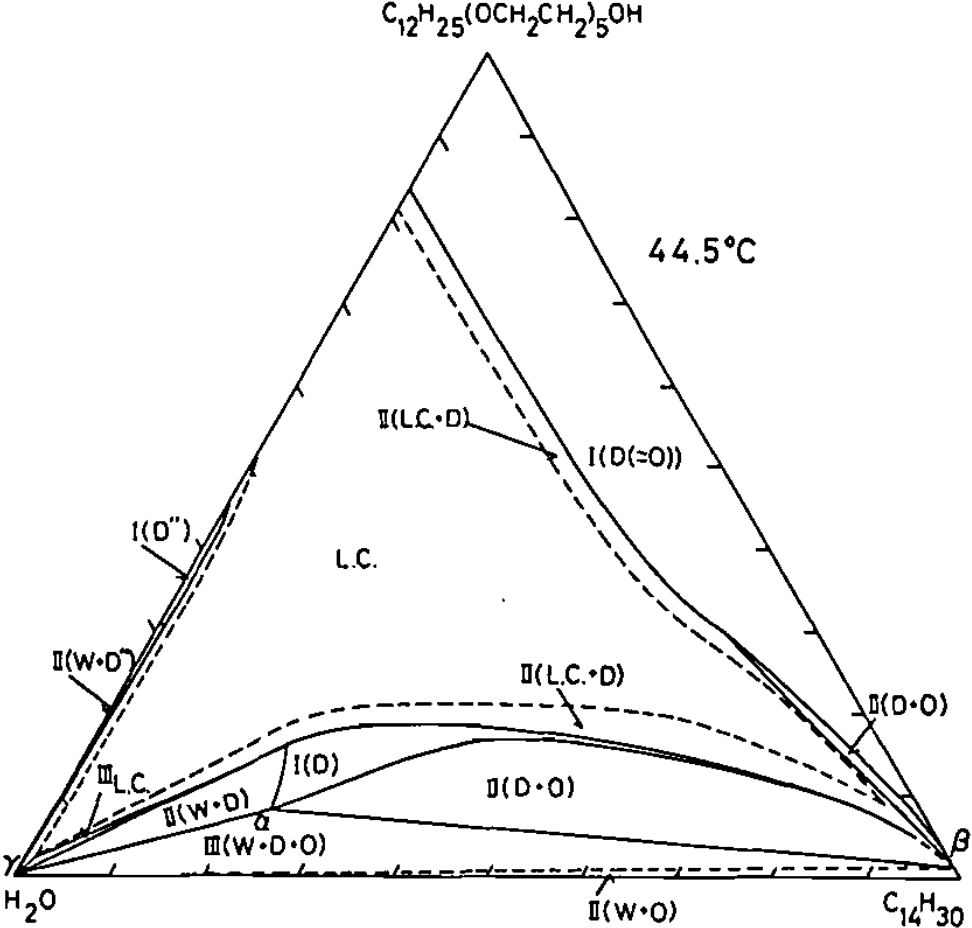
#> input picture 44Original.png, 972 x 928 px, found by its file name
$ python nextstep.py
#> lines starting #> are read from the running program, lines starting #| are printed output that depends on the picture; after the words box and inside, x2 and y2 are one past the last pixel; in counts of white or black regions, pixels touching at a corner belong together
import cv2
import numpy as np

def is_triangle(contour):
    if len(contour) == 3:
        return True
    return False

def area_triangle(points):
    a = np.linalg.norm(points[0] - points[1])
    b = np.linalg.norm(points[1] - points[2])
    c = np.linalg.norm(points[2] - points[0])
    s = (a + b + c) / 2
    return np.sqrt(s * (s - a) * (s - b) * (s - c))

def resize_image(image, width=None, height=None, inter=cv2.INTER_AREA):
    dim = None
    (h, w) = image.shape[:2]

    if width is None and height is None:
        return image

    if width is None:
        r = height / float(h)
        dim = (int(w * r), height)
    else:
        r = width / float(w)
        dim = (width, int(h * r))

    resized = cv2.resize(image, dim, interpolation=inter)
    return resized

# Load the image
image = cv2.imread('44Original.png')
#> image is the input picture: shape (928, 972, 3); min 0, max 255, mean 242.3

# Convert the image to grayscale
gray = cv2.cvtColor(image, cv2.COLOR_BGR2GRAY)

# Apply edge detection using Canny function
edges = cv2.Canny(gray, 50, 150)
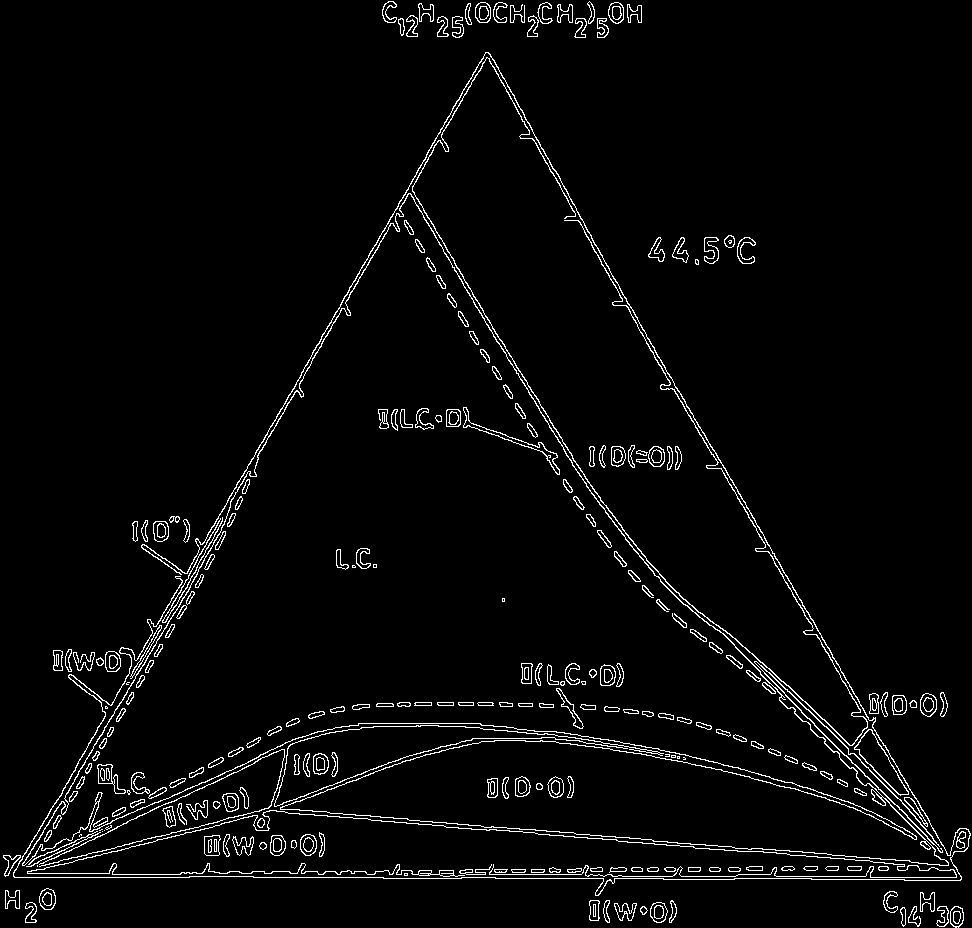
#> edges: shape (928, 972); 3.3% white in thin lines or dots

# Find contours in the binary image
contours, _ = cv2.findContours(edges, cv2.RETR_LIST, cv2.CHAIN_APPROX_SIMPLE)
#> contours = 545 contours, 51 with area under 20; largest, box (x1, y1, x2, y2) and area: (22, 193, 949, 866) 240938, (22, 193, 949, 866) 239711, (854, 729, 909, 796) 1211, (854, 729, 909, 795) 1130, (13, 52, 971, 896) 855

# Initialize variables for the largest triangle
largest_triangle = None
largest_area = 0

# Iterate through the contours and detect triangles
for contour in contours:
    # Approximate the contour with a polygon
    polygon = cv2.approxPolyDP(contour, 0.02 * cv2.arcLength(contour, True), True)

    # Check if the polygon is a triangle
    if is_triangle(polygon):
        # Calculate the area of the contour (not the triangle)
        contour_area = cv2.contourArea(contour)

        # Update the largest triangle if needed
        if contour_area > largest_area:
            largest_area = contour_area
            largest_triangle = polygon
#> this loop made 545 passes
#> polygon on passes 2, 17, 28: [[624, 912], [625, 911], [626, 912], [625, 913]], [[593, 904], [593, 916], [595, 916], [595, 904]], [[590, 900], [589, 919], [598, 920], [599, 901]]
#> after the loop, largest_area = 0

# Draw a red mask over the largest triangle
if largest_triangle is not None:
    cv2.drawContours(image, [largest_triangle], -1, (0, 0, 255), -1)

# Set the desired window size
window_width = 800
window_height = 600

# Resize the image to the desired window size
resized_image = resize_image(image, width=window_width, height=window_height)
#> in resize_image, `resized = cv2.resize(image, dim, interpolation=inter)`:
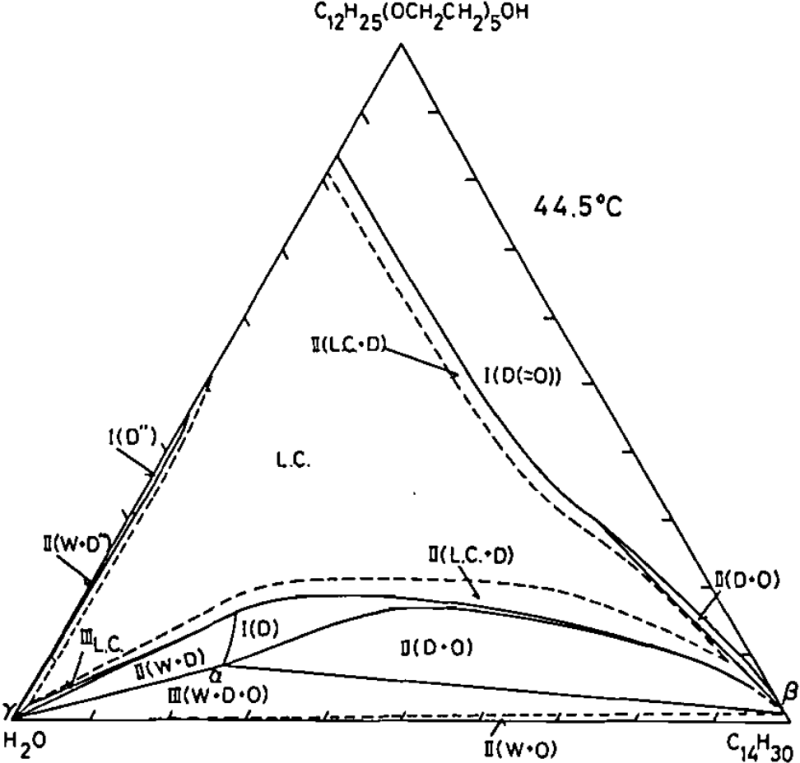
#> resized: shape (763, 800, 3); min 0, max 255, mean 242.3

# Display the final image
cv2.imshow("Largest Triangle", resized_image)
cv2.waitKey(0)
cv2.destroyAllWindows()

$ run again, with 35Original.png copied over 44Original.png
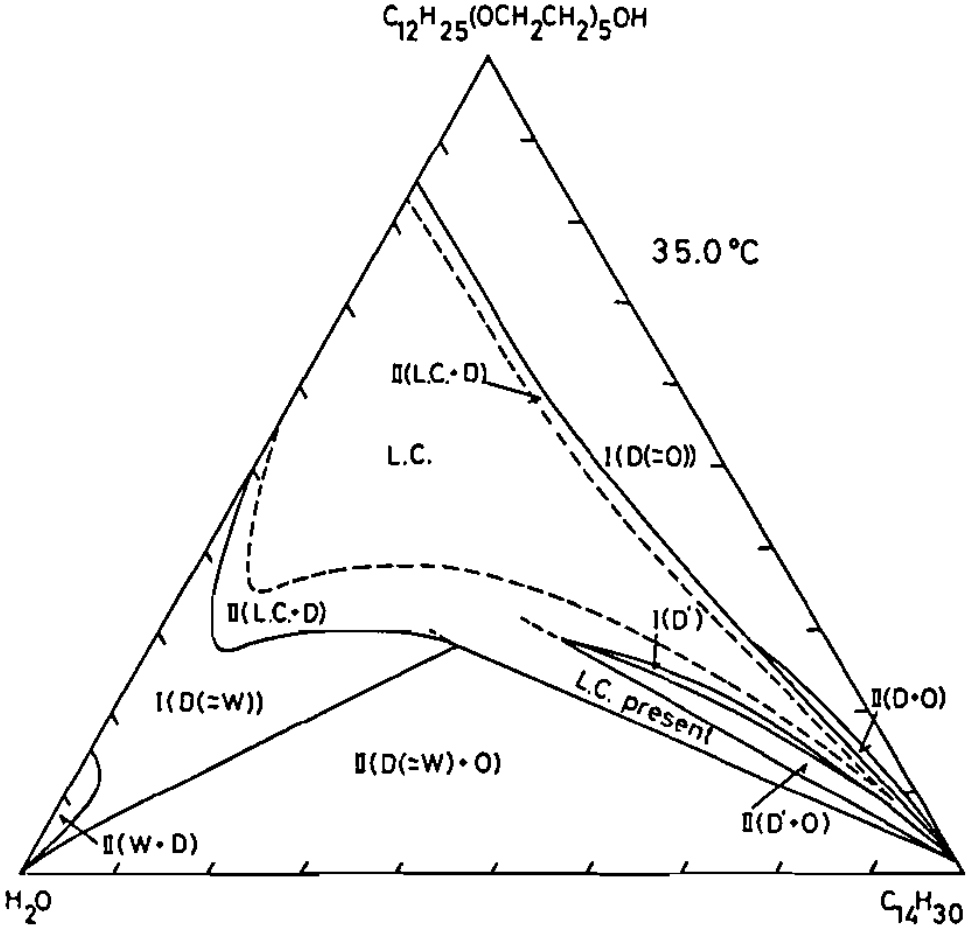
#> input picture 35Original.png, 972 x 928 px, found by its file name
#> image is the input picture: shape (928, 972, 3); min 0, max 255, mean 243.3
#> `edges = cv2.Canny(gray, 50, 150)`:
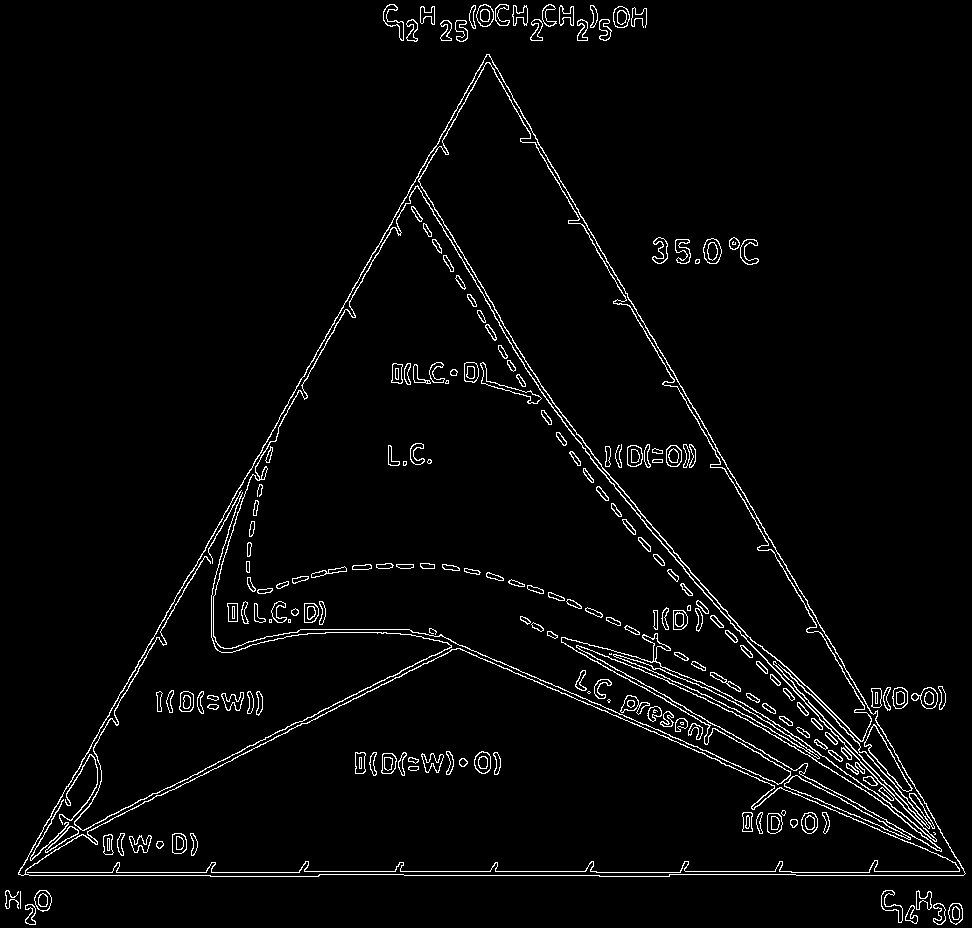
#> edges: shape (928, 972); 3.1% white in thin lines or dots
#> contours = 464 contours, 38 with area under 20; largest, box (x1, y1, x2, y2) and area: (18, 54, 966, 877) 389860, (18, 54, 966, 877) 388724, (213, 185, 937, 842) 143069, (213, 186, 937, 842) 141806, (418, 62, 872, 742) 68019
#> the loop `for contour in contours:` made 464 passes
#> (contour_area, largest_area, largest_triangle) on passes 39, 69, 70, 208, 210, 424, 425, 427: (187.5, 187.5, [[78, 831], [45, 851], [70, 826]]), (1043, 1043, [[784, 784], [797, 775], [908, 837]]), (1125, 1125, [[784, 783], [910, 839], [797, 775]]), (5567.5, 5567.5, [[576, 646], [761, 727], [941, 850]]), (5873.5, 5873.5, [[576, 645], [941, 851], [765, 729]]), (67274, 67274, [[487, 62], [861, 741], [420, 185]]), (68019, 68019, [[486, 62], [421, 187], [862, 741]]), (389860, 389860, [[486, 54], [18, 874], [963, 875]])
#> after the loop `for contour in contours:`: largest_area = 389860
#> `cv2.drawContours(image, [largest_triangle], -1, (0, 0, 255), -1)`:
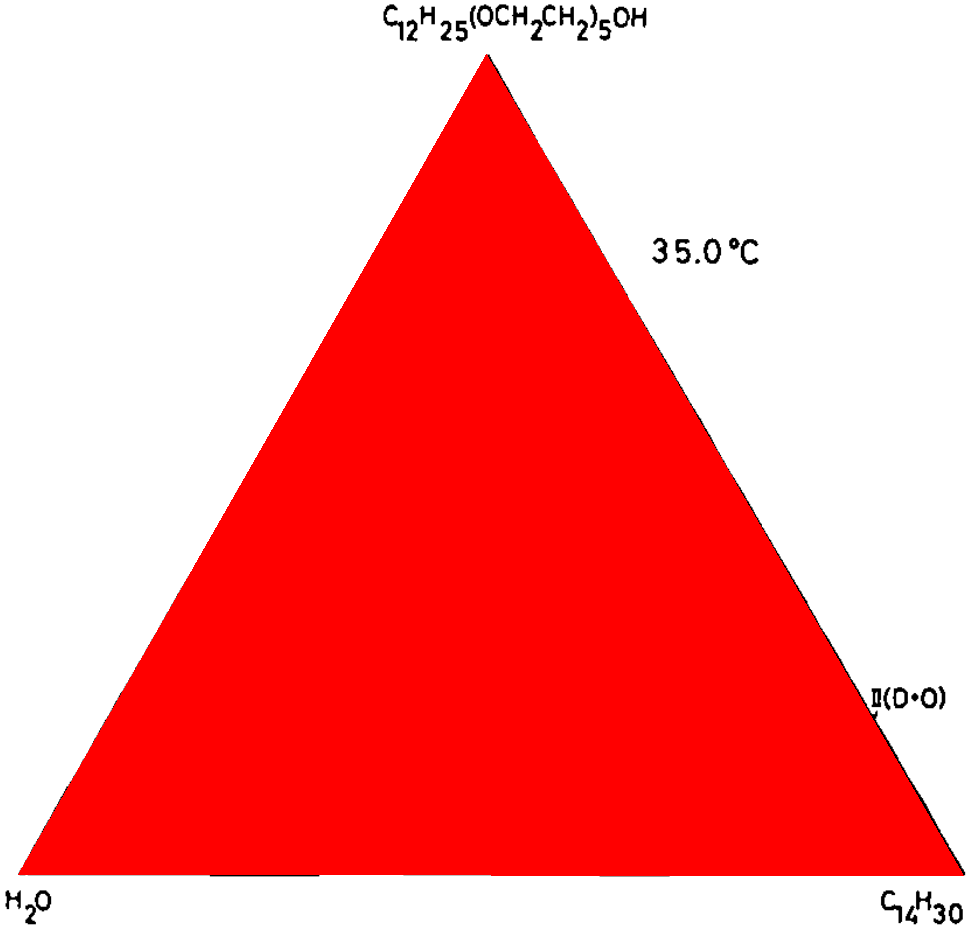
#> image: shape (928, 972, 3); mean B, G, R 143.1, 143.1, 253.1

$ run again, with 40Original.png copied over 44Original.png
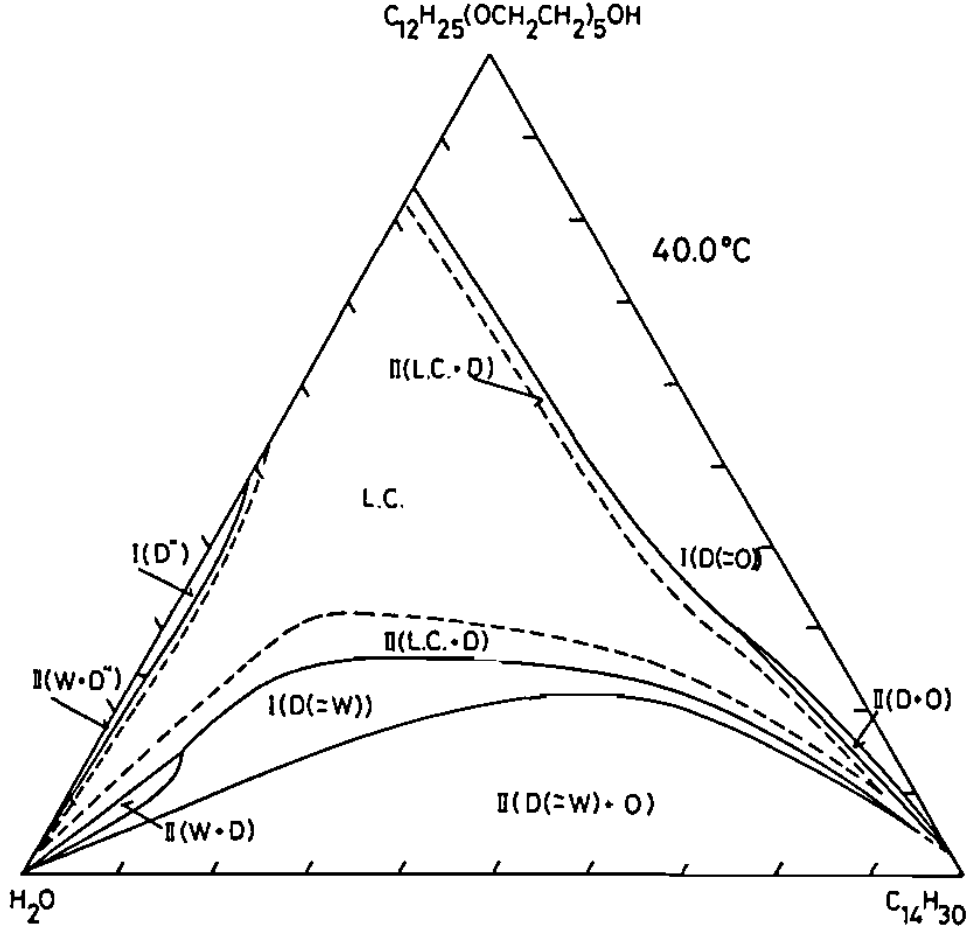
#> input picture 40Original.png, 972 x 928 px, found by its file name
#> image is the input picture: shape (928, 972, 3); min 0, max 255, mean 243.7
#> `edges = cv2.Canny(gray, 50, 150)`:
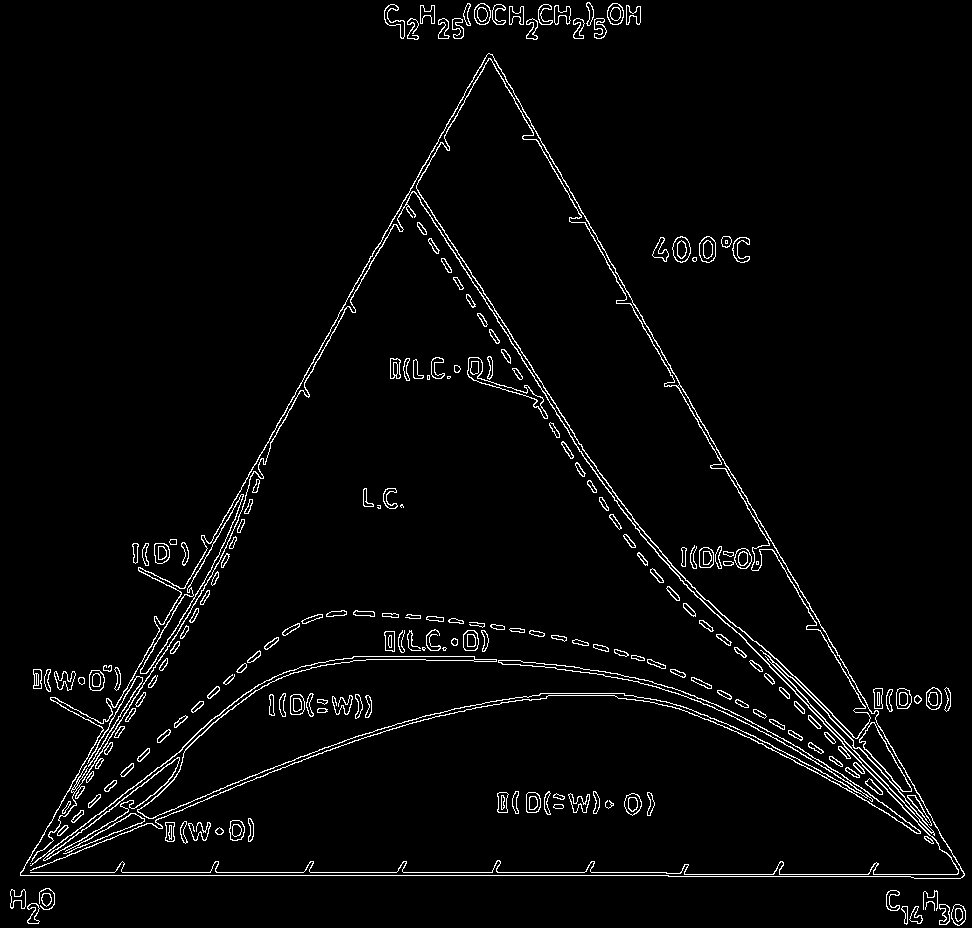
#> edges: shape (928, 972); 3.1% white in thin lines or dots
#> contours = 459 contours, 35 with area under 20; largest, box (x1, y1, x2, y2) and area: (20, 53, 965, 879) 390426, (20, 53, 965, 879) 318302, (416, 58, 871, 739) 70595, (140, 494, 244, 674) 1765, (140, 494, 244, 674) 1620
#> the loop `for contour in contours:` made 459 passes
#> (contour_area, largest_area, largest_triangle) on passes 346, 347, 420, 422: (1620, 1620, [[242, 494], [211, 569], [141, 673]]), (1765, 1765, [[243, 494], [140, 673], [204, 582]]), (70595, 70595, [[489, 58], [856, 738], [416, 188]]), (390426.5, 390426.5, [[488, 53], [20, 875], [962, 877]])
#> after the loop `for contour in contours:`: largest_area = 390426.5
#> `cv2.drawContours(image, [largest_triangle], -1, (0, 0, 255), -1)`:
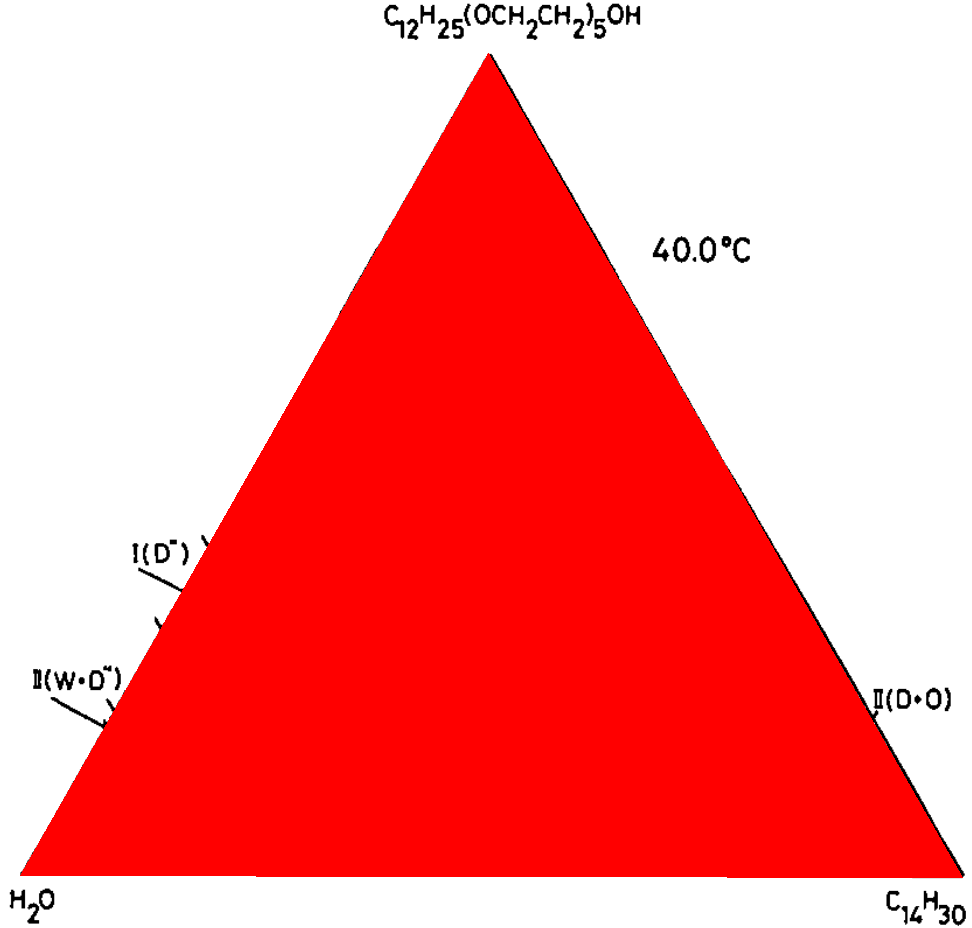
#> image: shape (928, 972, 3); mean B, G, R 142.6, 142.6, 252.6
